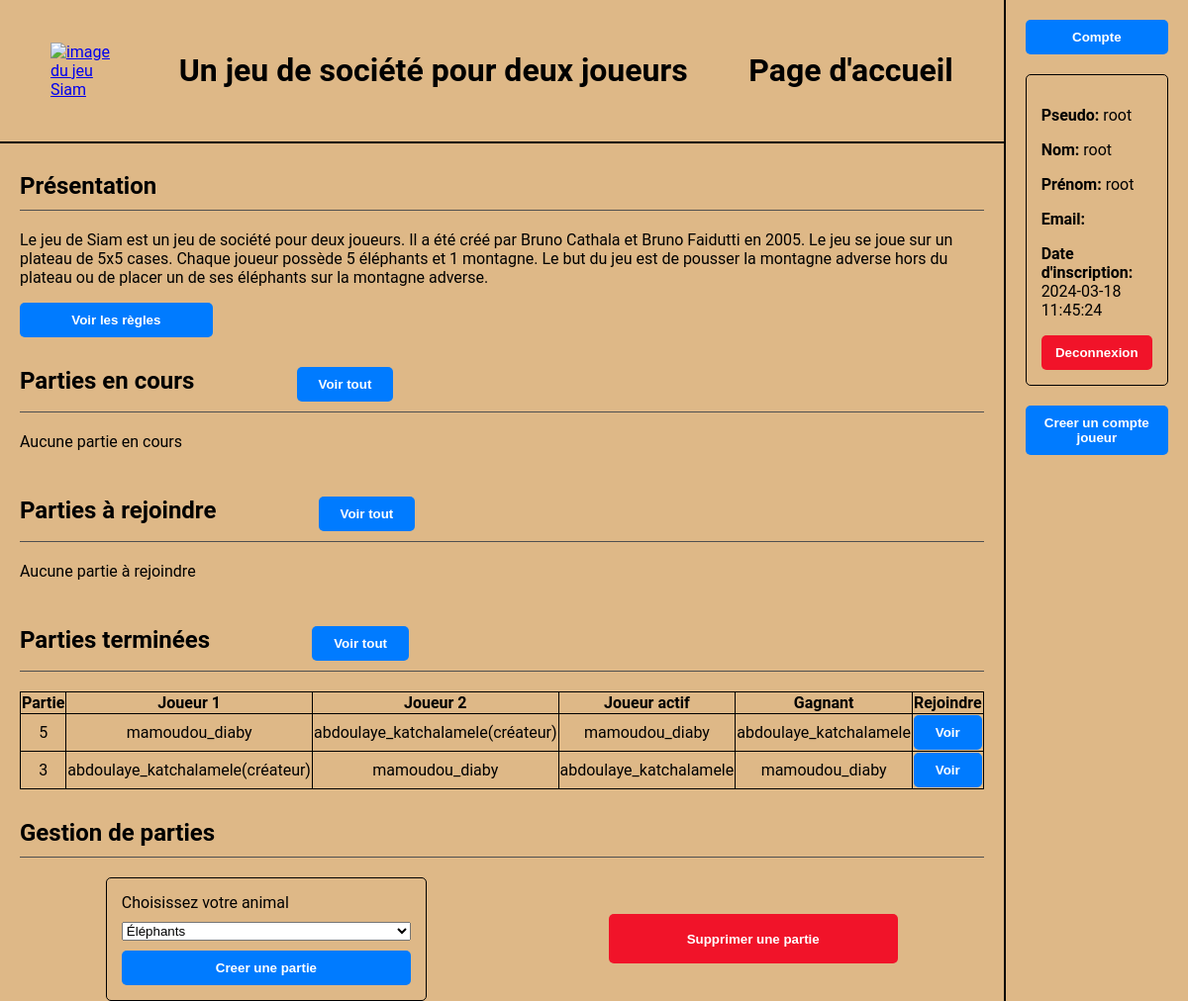
The page /pages/home_page.php (signed in) on the database as committed earlier.
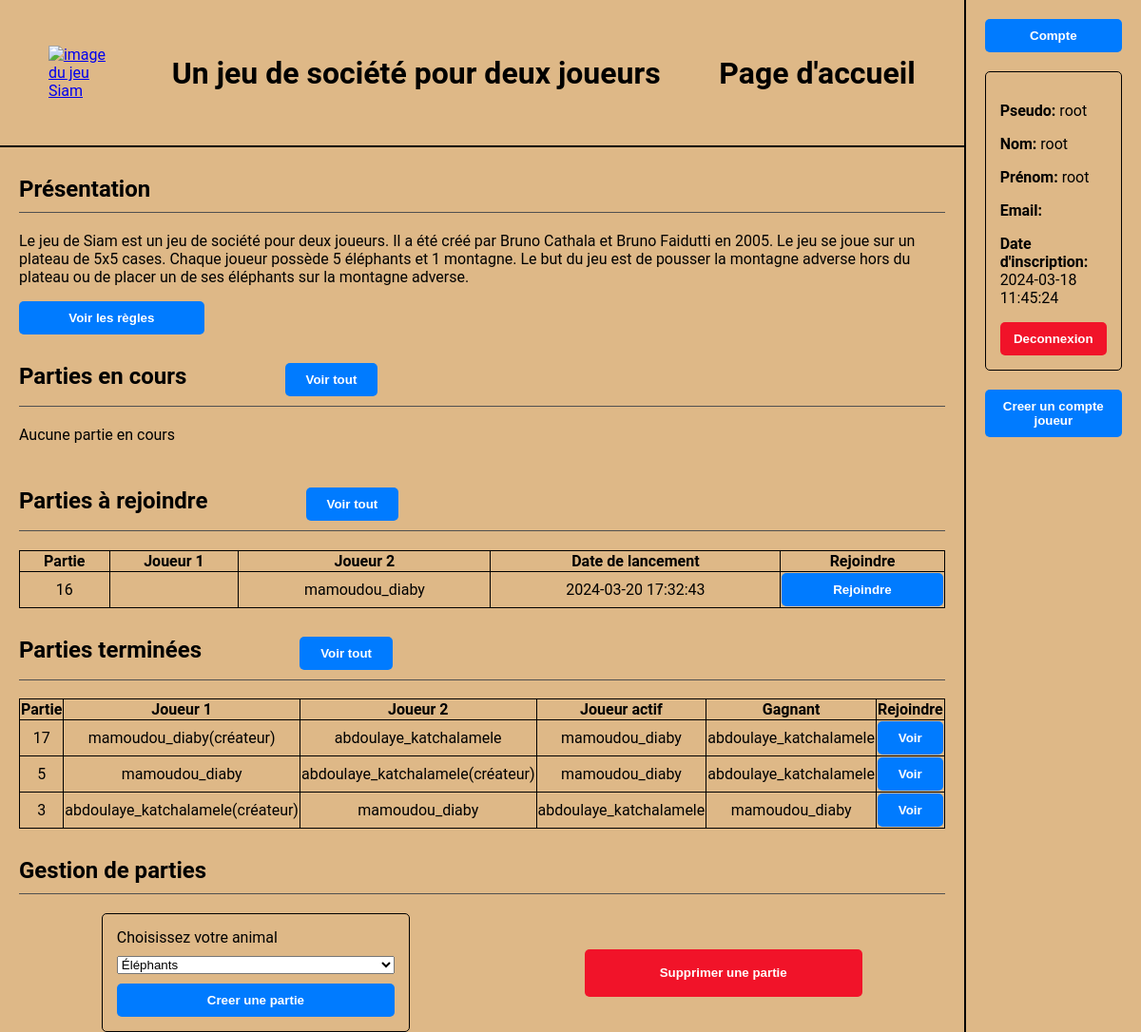
The same page on the database as committed later.
### tables this page shows
CREATE TABLE Game (
  game_ID INTEGER PRIMARY KEY AUTOINCREMENT,
  board TEXT,
  last_move TEXT,
  player1 TEXT,
  player2 TEXT,
  winner TEXT,
  active_player TEXT,
  launcher TEXT,
  launch_date DATE,
  FOREIGN KEY (player1) REFERENCES User(username),
  FOREIGN KEY (player2) REFERENCES User(username),
  FOREIGN KEY (winner) REFERENCES User(username),
  FOREIGN KEY (active_player) REFERENCES User(username),
  FOREIGN KEY (launcher) REFERENCES User(username)
);

### pages/home_page.php (the view, shortened to what this page needs)
<?php
if (isset($_SESSION['username'])) {
  try {
    $db = new PDO('sqlite:../datas/data_base.db');
  } catch (PDOException $e) {
    echo "Échec de la connexion", $e->getMessage();
    $db = null;
    exit();
  }
  if ($_SESSION['is_admin'] == 1) {
    $query = "SELECT * FROM Game WHERE player1 IS NOT NULL AND player2 IS NOT NULL AND winner IS NULL
    ORDER BY launch_date DESC LIMIT 5";
    $stmt = $db->prepare($query);
  } else {
    $query = "SELECT * FROM Game WHERE (player1=:username OR player2=:username) AND player1 IS NOT NULL
    AND player2 IS NOT NULL AND winner IS NULL ORDER BY launch_date DESC LIMIT 5";
    $stmt = $db->prepare($query);
    $stmt->bindValue(':username', $_SESSION['username'], PDO::PARAM_STR);
  }
  $stmt->execute();
  $in_progress_games = $stmt->fetchAll(PDO::FETCH_ASSOC);
  if ($_SESSION['is_admin'] == 1) {
    $query = "SELECT * FROM Game WHERE winner IS NOT NULL
    ORDER BY launch_date DESC LIMIT 5";
    $stmt = $db->prepare($query);
  } else {
    $query = "SELECT * FROM Game WHERE (player1=:username OR player2=:username) AND winner IS NOT NULL ORDER BY launch_date DESC LIMIT 5";
    $stmt = $db->prepare($query);
    $stmt->bindValue(':username', $_SESSION['username'], PDO::PARAM_STR);
  }
  $stmt->execute();
  $finished_games = $stmt->fetchAll(PDO::FETCH_ASSOC);
  $query = "SELECT * FROM Game WHERE player1 IS NULL OR player2 IS NULL ORDER BY launch_date DESC LIMIT 5";
  $stmt = $db->query($query);
  $waiting_games = $stmt->fetchAll(PDO::FETCH_ASSOC);
} else {
  header('Location: login_page.php');
  exit();
}
?>
<!DOCTYPE html>
<html lang="fr">
<head>
  <link rel="stylesheet" href="../styles/style2.css">
</head>
<body>
  <header>
    <a href="home_page.php"><img src="../images/siam.jpeg" alt="image du jeu Siam"></a>
    <h1>Un jeu de société pour deux joueurs</h1>
    <h1>Page d'accueil</h1>
  </header>
  <section>
    <div>
      <h2>Présentation</h2>
      <p>Le jeu de Siam est un jeu de société pour deux joueurs. Il a été créé par Bruno Cathala et Bruno Faidutti en 2005. Le jeu se joue sur un plateau de 5x5 cases. Chaque joueur possède 5 éléphants et 1 montagne. Le but du jeu est de pousser la montagne adverse hors du plateau ou de placer un de ses éléphants sur la montagne adverse.</p>
      <button id="rules" onclick="window.location.href='rules_page.php'">Voir les règles</button>
    </div>
    <div>
      <h2>
        Parties en cours
        <button class="small_buttons" onclick="window.location.href='in_progress_games_page.php'">Voir tout</button>
      </h2>
      <?php
      if (empty($in_progress_games)) {
        echo "<p>Aucune partie en cours</p>";
      }
      ?>
    </div>
    <div>
      <h2>
        Parties à rejoindre
        <button class="small_buttons" onclick="window.location.href='waiting_games_page.php'">Voir tout</button>
      </h2>
      <?php
      if (empty($waiting_games)) {
        echo "<p>Aucune partie à rejoindre</p>";
      } else {
        echo "<table>";
        echo "<tr><th>Partie</th><th>Joueur 1</th><th>Joueur 2</th><th>Date de lancement</th><th>Rejoindre</th></tr>";
        foreach ($waiting_games as $row) {
          echo "<tr>";
          echo "<td>{$row['game_ID']}</td>";
          echo "<td>{$row['player1']}</td>";
          echo "<td>{$row['player2']}</td>";
          echo "<td>{$row['launch_date']}</td>";
          echo "<td>";
          echo "<form action='../api/join_game_api.php' method='post'>";
          echo "<button type='submit'>Rejoindre</button>";
          echo "</form>";
          echo "</td>";
          echo "</tr>";
        }
        echo "</table>";
      }
      ?>
    </div>
    <div>
      <h2>
        Parties terminées
        <button class="small_buttons" onclick="window.location.href='finished_games_page.php'">Voir tout</button>
      </h2>
      <?php
      if (empty($finished_games)) {
        echo "<p>Aucune partie terminée</p>";
      } else {
        echo "<table>";
        echo "<tr><th>Partie</th><th>Joueur 1</th><th>Joueur 2</th><th>Joueur actif</th><th>Gagnant</th><th>Rejoindre</th></tr>";
        foreach ($finished_games as $row) {
          echo "<tr>";
          echo "<td>{$row['game_ID']}</td>";
          echo "<td>{$row['player1']}" . (($row['player1'] === $row['launcher']) ? "(créateur)" : "") . "</td>";
          echo "<td>{$row['player2']}" . (($row['player2'] === $row['launcher']) ? "(créateur)" : "") . "</td>";
          echo "<td>{$row['active_player']}</td>";
          echo "<td>{$row['winner']}</td>";
          echo "<td><button onclick=\"window.location.href='game_page.php?id={$row['game_ID']}#game_canvas'\">Voir</button></td>";
          echo "</tr>";
        }
        echo "</table>";
      }
      ?>
    </div>
    <div>
      <h2>Gestion de parties</h2>
      <div id="forms">
        <form method="post" action="../api/create_game_api.php" class="form">
          <label for="player">Choisissez votre animal</label>
          <select name="player">
            <option value="1">Éléphants</option>
          </select>
          <button type="submit">Creer une partie</button>
        </form>
        <?php if ($_SESSION['is_admin']) {
          echo "<button class='red_buttons' onclick='window.location.href=\"delete_games_page.php\"'>Supprimer une partie</button>";
        } ?>
      </div>
    </div>
  </section>
  <aside>
    <button onclick="window.location.href='account_page.php'">Compte</button>
    <div>
      <?php
      echo "<p><strong>Pseudo:</strong> {$_SESSION['username']}</p>";
      echo "<p><strong>Nom:</strong> {$_SESSION['last_name']}</p>";
      echo "<p><strong>Prénom:</strong> {$_SESSION['first_name']}</p>";
      echo "<p><strong>Email:</strong> {$_SESSION['email']}</p>";
      echo "<p><strong>Date d'inscription:</strong> {$_SESSION['registration_date']}</p>";
      ?>
      <button class='red_buttons' onclick="window.location.href='../api/logout_api.php'">Deconnexion</button>
    </div>
    <?php
    if ($_SESSION['is_admin']) {
      echo "<button onclick=\"window.location.href='enroll_page.php'\">Creer un compte joueur</button>";
    }
    ?>
  </aside>
</body>
</html>

### styles/style2.css (style rules this page uses)
body { background-color: burlywood; font-family: 'Roboto', sans-serif; margin: 0; min-height: 100vh; display: grid; grid-template-columns: 4fr 1fr; grid-template-rows: 1fr 6fr; }
header { grid-column: 1; grid-row: 1; display: flex; justify-content: space-around; align-items: center; padding: 0 20px; border-bottom: 2px solid #000; }
section { grid-column: 1; grid-row: 2; display: flex; flex-direction: column; padding: 0 20px; }
aside { grid-column: 2; grid-row: 1 / span 2; display: flex; flex-direction: column; border-left: 2px solid #000; padding: 20px; row-gap: 20px; }
h2 { padding: 10px 0; border-bottom: 1px solid #505050; box-sizing: border-box; }
img { width: 100%; height: 100%; object-fit: contain; }
a { width: 7%; }
.form { display: flex; flex-direction: column; justify-content: space-between; row-gap: 10px; width: 30%; padding: 15px; border: 1px solid #000; border-radius: 5px; }
button { background-color: #007bff; color: white; font-weight: bold; display: inline; width: 100%; border: none; border-radius: 5px; padding: 10px; cursor: pointer; }
#rules { width: 20%; }
.small_buttons { width: 10%; margin-left: 10%; }
.red_buttons { background-color: #f11329; }
#forms>button { height: 50px; width: 30%; }
aside>div { row-gap: 10px; border: 1px solid #000; padding: 15px; border-radius: 5px; }
#forms { display: flex; align-items: center; justify-content: space-around; gap: 10px; }
table { width: 100%; border-collapse: collapse; }
th, td { border: 1px solid #000; text-align: center; }

Rows that differ between the two databases and show on the page:
added game: game_ID "16", player2 "mamoudou_diaby", launch_date "2024-03-20 17:32:43", shown under "Parties à rejoindre Voir tout"
added game: game_ID "17", player1 "mamoudou_diaby", shows "(créateur)", player2 "abdoulaye_katchalamele", active_player "mamoudou_diaby", winner "abdoulaye_katchalamele", shown under "Parties terminées Voir tout"
Other text that changed with them:
text no longer shown: "Aucune partie à rejoindre"
text now shown: "Partie Joueur 1 Joueur 2 Date de lancement Rejoindre"
